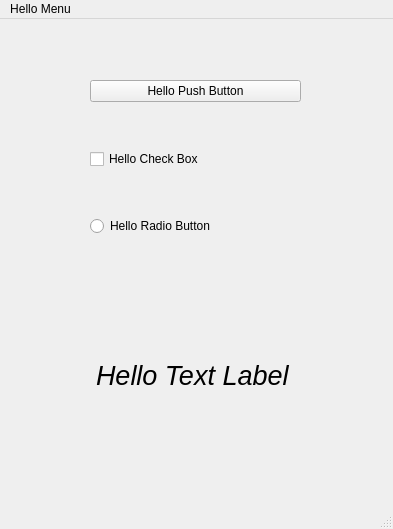
<?xml version="1.0" encoding="UTF-8"?>
<ui version="4.0">
 <class>MainWindow</class>
 <widget class="QMainWindow" name="MainWindow">
  <property name="geometry">
   <rect>
    <x>0</x>
    <y>0</y>
    <width>393</width>
    <height>529</height>
   </rect>
  </property>
  <property name="windowTitle">
   <string>MainWindow</string>
  </property>
  <widget class="QWidget" name="centralwidget">
   <widget class="QWidget" name="verticalLayoutWidget">
    <property name="geometry">
     <rect>
      <x>90</x>
      <y>20</y>
      <width>211</width>
      <height>241</height>
     </rect>
    </property>
    <layout class="QVBoxLayout" name="verticalLayout">
     <item>
      <widget class="QPushButton" name="pushButton">
       <property name="text">
        <string>Hello Push Button</string>
       </property>
      </widget>
     </item>
     <item>
      <widget class="QCheckBox" name="checkBox">
       <property name="text">
        <string>Hello Check Box</string>
       </property>
      </widget>
     </item>
     <item>
      <widget class="QRadioButton" name="radioButton">
       <property name="text">
        <string>Hello Radio Button</string>
       </property>
      </widget>
     </item>
    </layout>
   </widget>
   <widget class="QLabel" name="label">
    <property name="geometry">
     <rect>
      <x>96</x>
      <y>296</y>
      <width>201</width>
      <height>121</height>
     </rect>
    </property>
    <property name="font">
     <font>
      <pointsize>20</pointsize>
      <italic>true</italic>
     </font>
    </property>
    <property name="text">
     <string>Hello Text Label</string>
    </property>
   </widget>
  </widget>
  <widget class="QMenuBar" name="menubar">
   <property name="geometry">
    <rect>
     <x>0</x>
     <y>0</y>
     <width>393</width>
     <height>29</height>
    </rect>
   </property>
   <widget class="QMenu" name="menuInfo">
    <property name="title">
     <string>Hello Menu</string>
    </property>
    <addaction name="actionAbout"/>
   </widget>
   <addaction name="menuInfo"/>
  </widget>
  <widget class="QStatusBar" name="statusbar"/>
  <action name="actionAbout">
   <property name="text">
    <string>Hello Menu Item</string>
   </property>
  </action>
 </widget>
 <resources/>
 <connections/>
</ui>
